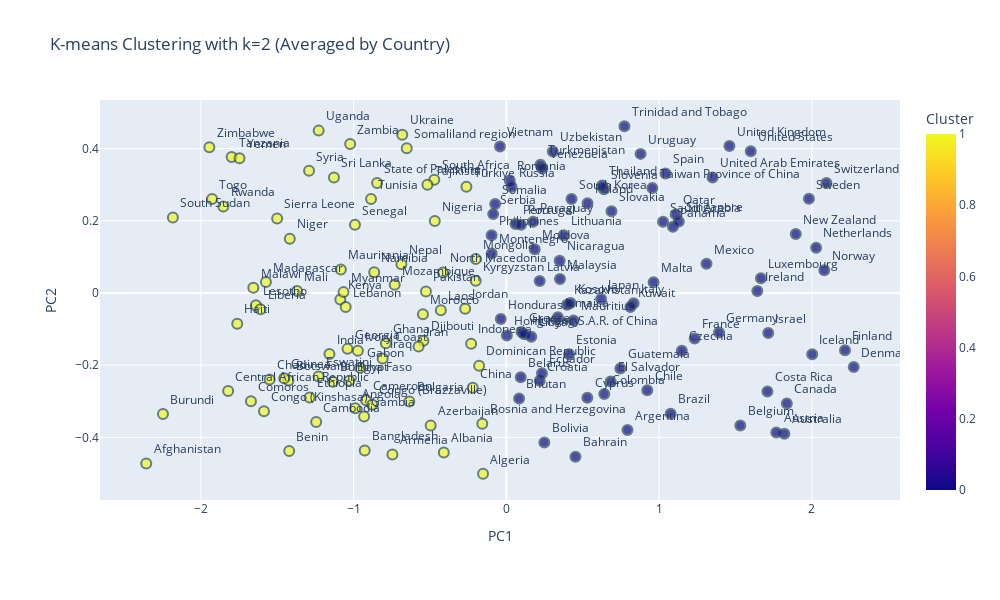
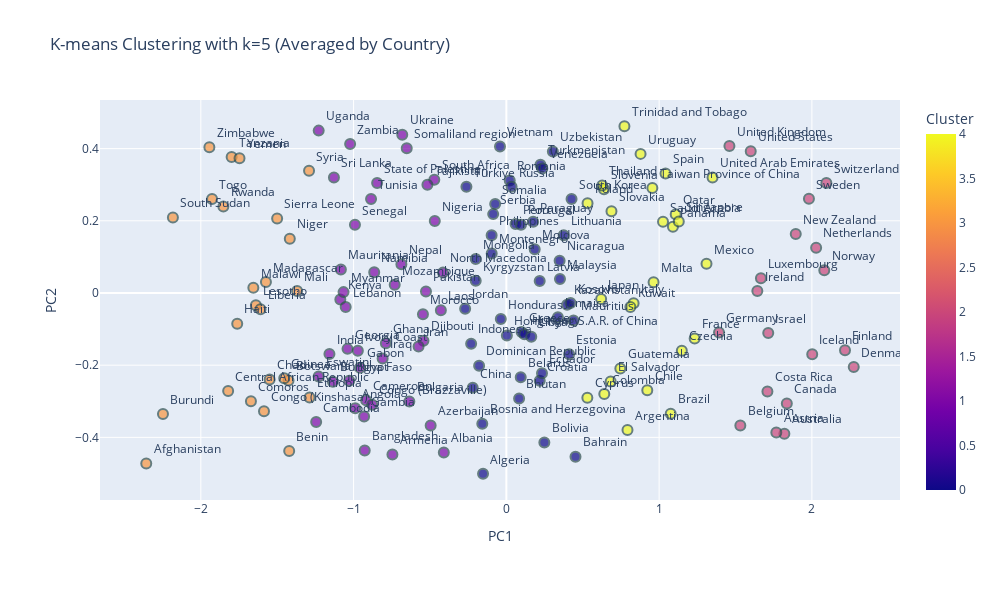
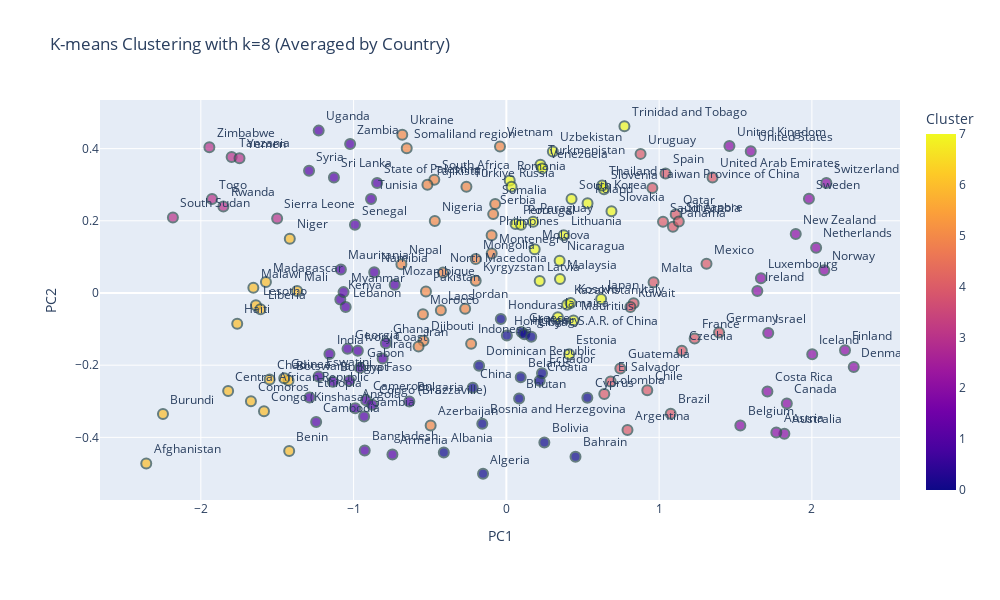

Notebook source saved alongside these figures, in order:
### Code cell
import plotly.express as px
import pandas as pd

# Assuming `pca_df_with_name` contains the PCA components, K-means labels, and country names
# Group the data by country and calculate the mean for each country's PCA scores
country_avg_df = pca_df_with_name.groupby('Country_Name')[['PC1', 'PC2']].mean().reset_index()

# Add the K-means labels to the averaged dataframe
country_avg_df['KMeans_2_Labels'] = kmeans2.labels_
country_avg_df['KMeans_5_Labels'] = kmeans5.labels_
country_avg_df['KMeans_8_Labels'] = kmeans8.labels_

# Plot for k=2 clusters with averaged country data
fig_2 = px.scatter(country_avg_df, 
                   x='PC1', y='PC2', 
                   color='KMeans_2_Labels',  # Color by k=2 cluster labels
                   hover_name='Country_Name',  # Show country names on hover
                   title="K-means with k=2 Clusters (Averaged by Country)",
                   labels={'KMeans_2_Labels': 'Cluster'},
                   opacity=0.7,  # Adjust opacity for points
                   text='Country_Name'  # Add country names as text
                  )

# Customize the layout (optional)
fig_2.update_traces(
    marker=dict(size=10, opacity=0.7, line=dict(width=2, color='DarkSlateGrey')),
    textposition='top right'  # Position the text to the top-right of the points
)

# Update the layout to increase spacing
fig_2.update_layout(
    title="K-means Clustering with k=2 (Averaged by Country)",
    xaxis_title="PC1",
    yaxis_title="PC2",
    legend_title="Cluster",
    width=1000,  # Increase width of the plot
    height=600,  # Increase height of the plot
    margin=dict(l=100, r=100, t=100, b=100)  # Increase margins for more space
)

# Show the first figure (k=2)
fig_2.show()

# Plot for k=5 clusters with averaged country data
fig_5 = px.scatter(country_avg_df, 
                   x='PC1', y='PC2', 
                   color='KMeans_5_Labels',  # Color by k=5 cluster labels
                   hover_name='Country_Name',  # Show country names on hover
                   title="K-means with k=5 Clusters (Averaged by Country)",
                   labels={'KMeans_5_Labels': 'Cluster'},
                   opacity=0.7,  # Adjust opacity for points
                   text='Country_Name'  # Add country names as text
                  )

# Customize the layout (optional)
fig_5.update_traces(
    marker=dict(size=10, opacity=0.7, line=dict(width=2, color='DarkSlateGrey')),
    textposition='top right'  # Position the text to the top-right of the points
)

# Update the layout to increase spacing
fig_5.update_layout(
    title="K-means Clustering with k=5 (Averaged by Country)",
    xaxis_title="PC1",
    yaxis_title="PC2",
    legend_title="Cluster",
    width=1000,  # Increase width of the plot
    height=600,  # Increase height of the plot
    margin=dict(l=100, r=100, t=100, b=100)  # Increase margins for more space
)

# Show the second figure (k=5)
fig_5.show()

# Plot for k=8 clusters with averaged country data
fig_8 = px.scatter(country_avg_df, 
                   x='PC1', y='PC2', 
                   color='KMeans_8_Labels',  # Color by k=8 cluster labels
                   hover_name='Country_Name',  # Show country names on hover
                   title="K-means with k=8 Clusters (Averaged by Country)",
                   labels={'KMeans_8_Labels': 'Cluster'},
                   opacity=0.7,  # Adjust opacity for points
                   text='Country_Name'  # Add country names as text
                  )

# Customize the layout (optional)
fig_8.update_traces(
    marker=dict(size=10, opacity=0.7, line=dict(width=2, color='DarkSlateGrey')),
    textposition='top right'  # Position the text to the top-right of the points
)

# Update the layout to increase spacing
fig_8.update_layout(
    title="K-means Clustering with k=8 (Averaged by Country)",
    xaxis_title="PC1",
    yaxis_title="PC2",
    legend_title="Cluster",
    width=1000,  # Increase width of the plot
    height=600,  # Increase height of the plot
    margin=dict(l=100, r=100, t=100, b=100)  # Increase margins for more space
)

# Show the third figure (k=8)
fig_8.show()

### Figure 1 — Plotly figure (JSON) as saved in the notebook; plotly's stock layout.template omitted (floating-point values rounded to 4 significant figures; data arrays with more than 128 entries replaced by an {"elided": "..."} marker saying what was removed)
{"data": [{"hovertemplate": "<b>%{hovertext}</b><br><br>PC1=%{x}<br>PC2=%{y}<br>Country_Name=%{text}<br>Cluster=%{marker.color}<extra></extra>", "hovertext": {"elided": "158 str values"}, "legendgroup": "", "marker": {"color": {"elided": "158 int values"}, "coloraxis": "coloraxis", "line": {"color": "DarkSlateGrey", "width": 2}, "opacity": 0.7, "size": 10, "symbol": "circle"}, "mode": "markers+text", "name": "", "orientation": "v", "showlegend": false, "text": {"elided": "158 str values"}, "textposition": "top right", "type": "scatter", "x": {"elided": "158 float values"}, "xaxis": "x", "y": {"elided": "158 float values"}, "yaxis": "y"}], "layout": {"coloraxis": {"colorbar": {"title": {"text": "Cluster"}}, "colorscale": [[0, "#0d0887"], [0.1111, "#46039f"], [0.2222, "#7201a8"], [0.3333, "#9c179e"], [0.4444, "#bd3786"], [0.5556, "#d8576b"], [0.6667, "#ed7953"], [0.7778, "#fb9f3a"], [0.8889, "#fdca26"], [1, "#f0f921"]]}, "height": 600, "legend": {"title": {"text": "Cluster"}, "tracegroupgap": 0}, "margin": {"b": 100, "l": 100, "r": 100, "t": 100}, "title": {"text": "K-means Clustering with k=2 (Averaged by Country)"}, "width": 1000, "xaxis": {"anchor": "y", "domain": [0, 1], "title": {"text": "PC1"}}, "yaxis": {"anchor": "x", "domain": [0, 1], "title": {"text": "PC2"}}}}

### Figure 2 — Plotly figure (JSON) as saved in the notebook; plotly's stock layout.template omitted (floating-point values rounded to 4 significant figures; data arrays with more than 128 entries replaced by an {"elided": "..."} marker saying what was removed)
{"data": [{"hovertemplate": "<b>%{hovertext}</b><br><br>PC1=%{x}<br>PC2=%{y}<br>Country_Name=%{text}<br>Cluster=%{marker.color}<extra></extra>", "hovertext": {"elided": "158 str values"}, "legendgroup": "", "marker": {"color": {"elided": "158 int values"}, "coloraxis": "coloraxis", "line": {"color": "DarkSlateGrey", "width": 2}, "opacity": 0.7, "size": 10, "symbol": "circle"}, "mode": "markers+text", "name": "", "orientation": "v", "showlegend": false, "text": {"elided": "158 str values"}, "textposition": "top right", "type": "scatter", "x": {"elided": "158 float values"}, "xaxis": "x", "y": {"elided": "158 float values"}, "yaxis": "y"}], "layout": {"coloraxis": {"colorbar": {"title": {"text": "Cluster"}}, "colorscale": [[0, "#0d0887"], [0.1111, "#46039f"], [0.2222, "#7201a8"], [0.3333, "#9c179e"], [0.4444, "#bd3786"], [0.5556, "#d8576b"], [0.6667, "#ed7953"], [0.7778, "#fb9f3a"], [0.8889, "#fdca26"], [1, "#f0f921"]]}, "height": 600, "legend": {"title": {"text": "Cluster"}, "tracegroupgap": 0}, "margin": {"b": 100, "l": 100, "r": 100, "t": 100}, "title": {"text": "K-means Clustering with k=5 (Averaged by Country)"}, "width": 1000, "xaxis": {"anchor": "y", "domain": [0, 1], "title": {"text": "PC1"}}, "yaxis": {"anchor": "x", "domain": [0, 1], "title": {"text": "PC2"}}}}

### Figure 3 — Plotly figure (JSON) as saved in the notebook; plotly's stock layout.template omitted (floating-point values rounded to 4 significant figures; data arrays with more than 128 entries replaced by an {"elided": "..."} marker saying what was removed)
{"data": [{"hovertemplate": "<b>%{hovertext}</b><br><br>PC1=%{x}<br>PC2=%{y}<br>Country_Name=%{text}<br>Cluster=%{marker.color}<extra></extra>", "hovertext": {"elided": "158 str values"}, "legendgroup": "", "marker": {"color": {"elided": "158 int values"}, "coloraxis": "coloraxis", "line": {"color": "DarkSlateGrey", "width": 2}, "opacity": 0.7, "size": 10, "symbol": "circle"}, "mode": "markers+text", "name": "", "orientation": "v", "showlegend": false, "text": {"elided": "158 str values"}, "textposition": "top right", "type": "scatter", "x": {"elided": "158 float values"}, "xaxis": "x", "y": {"elided": "158 float values"}, "yaxis": "y"}], "layout": {"coloraxis": {"colorbar": {"title": {"text": "Cluster"}}, "colorscale": [[0, "#0d0887"], [0.1111, "#46039f"], [0.2222, "#7201a8"], [0.3333, "#9c179e"], [0.4444, "#bd3786"], [0.5556, "#d8576b"], [0.6667, "#ed7953"], [0.7778, "#fb9f3a"], [0.8889, "#fdca26"], [1, "#f0f921"]]}, "height": 600, "legend": {"title": {"text": "Cluster"}, "tracegroupgap": 0}, "margin": {"b": 100, "l": 100, "r": 100, "t": 100}, "title": {"text": "K-means Clustering with k=8 (Averaged by Country)"}, "width": 1000, "xaxis": {"anchor": "y", "domain": [0, 1], "title": {"text": "PC1"}}, "yaxis": {"anchor": "x", "domain": [0, 1], "title": {"text": "PC2"}}}}
